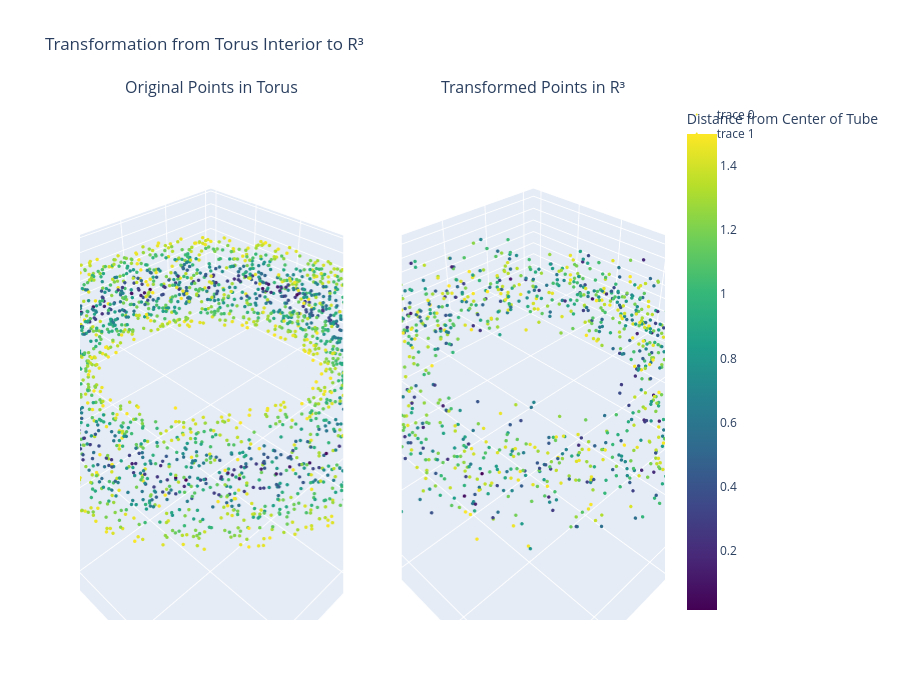

The code cell stored with this chart in its notebook:
### Code cell
import numpy as np
import plotly.graph_objects as go
from plotly.subplots import make_subplots

def map_torus_to_r3(point, inner_radius_a, outer_radius_b):
    """
    Maps a point from the interior of a torus to R^3.
    (This is the same function as in the previous examples)
    """
    x, y, z = point
    R = (inner_radius_a + outer_radius_b) / 2.0
    r = (outer_radius_b - inner_radius_a) / 2.0

    r_xy = np.sqrt(x**2 + y**2)
    if r_xy == 0:
        C = np.array([R, 0, 0])
    else:
        C = np.array([R * x / r_xy, R * y / r_xy, 0])

    P = np.array([x, y, z])
    V = P - C
    s = np.linalg.norm(V)

    if s == 0:
        return P

    # If point is on or outside the boundary, it maps to infinity.
    # We will exclude these points from the plot for practical visualization.
    if s >= r:
        return np.array([np.nan, np.nan, np.nan])

    s_prime = np.tan((np.pi / 2) * (s / r))
    P_prime = C + s_prime * (V / s)

    return P_prime

def generate_torus_points(num_points, inner_radius_a, outer_radius_b):
    """Generates random points uniformly distributed inside a torus."""
    R = (inner_radius_a + outer_radius_b) / 2.0
    r = (outer_radius_b - inner_radius_a) / 2.0
    
    points = []
    while len(points) < num_points:
        # Generate points in a bounding box and reject those outside the torus
        x = np.random.uniform(-(R + r), R + r)
        y = np.random.uniform(-(R + r), R + r)
        z = np.random.uniform(-r, r)
        
        # Check if the point is inside the torus
        s = np.sqrt((np.sqrt(x**2 + y**2) - R)**2 + z**2)
        if s < r:
            points.append([x, y, z])
            
    return np.array(points)

# --- Main Execution ---

# 1. Define Torus Geometry and Number of Points
a = 3.0  # Inner radius
b = 6.0  # Outer radius
num_points = 3000

# 2. Generate Original Points
original_points = generate_torus_points(num_points, a, b)

# 3. Transform the Points
transformed_points = np.array([map_torus_to_r3(p, a, b) for p in original_points])

# Use the distance from the central circle (s) for coloring to better show the expansion
R_major = (a + b) / 2.0
s_distances = np.sqrt((np.sqrt(original_points[:,0]**2 + original_points[:,1]**2) - R_major)**2 + original_points[:,2]**2)
cond = s_distances < 1
print(cond.sum())
# 4. Create the Plotly Figure
fig = make_subplots(
    rows=1, cols=2,
    specs=[[{'type': 'scatter3d'}, {'type': 'scatter3d'}]],
    subplot_titles=('Original Points in Torus', 'Transformed Points in R³')
)

# --- First Plot: Original Torus Points ---
fig.add_trace(
    go.Scatter3d(
        x=original_points[:, 0],
        y=original_points[:, 1],
        z=original_points[:, 2],
        mode='markers',
        marker=dict(
            size=2,
            color=s_distances,  # Color by distance from the central axis
            colorscale='Viridis',
            colorbar=dict(title='Distance from Center of Tube'),
            showscale=True
        )
    ),
    row=1, col=1
)

# --- Second Plot: Transformed R3 Points ---
fig.add_trace(
    go.Scatter3d(
        x=transformed_points[cond, 0],
        y=transformed_points[cond, 1],
        z=transformed_points[cond, 2],
        mode='markers',
        marker=dict(
            size=2,
            color=s_distances,  # Use the same color scale
            colorscale='Viridis',
            showscale=False # Color bar is already shown
        )
    ),
    row=1, col=2
)

# --- Update Layout and Scene Properties ---
fig.update_layout(
    title_text='Transformation from Torus Interior to R³',
    height=700,
    # Make the torus plot have a correct aspect ratio
    scene1=dict(
        xaxis_title='X', yaxis_title='Y', zaxis_title='Z',
        aspectmode='data' # This ensures the torus is not distorted
    ),
    scene2=dict(
        xaxis_title='X', yaxis_title='Y', zaxis_title='Z',
        aspectmode='auto' # The R3 plot can auto-scale
    )
)

fig.show()

### Figure 1 — Plotly figure (JSON) as saved in the notebook; plotly's stock layout.template omitted (floating-point values rounded to 4 significant figures; data arrays with more than 128 entries replaced by an {"elided": "..."} marker saying what was removed)
{"data": [{"marker": {"color": {"elided": "3000 float values"}, "colorbar": {"title": {"text": "Distance from Center of Tube"}}, "colorscale": [[0, "#440154"], [0.1111, "#482878"], [0.2222, "#3e4989"], [0.3333, "#31688e"], [0.4444, "#26828e"], [0.5556, "#1f9e89"], [0.6667, "#35b779"], [0.7778, "#6ece58"], [0.8889, "#b5de2b"], [1, "#fde725"]], "showscale": true, "size": 2}, "mode": "markers", "scene": "scene", "type": "scatter3d", "x": {"elided": "3000 float values"}, "y": {"elided": "3000 float values"}, "z": {"elided": "3000 float values"}}, {"marker": {"color": {"elided": "3000 float values"}, "colorscale": [[0, "#440154"], [0.1111, "#482878"], [0.2222, "#3e4989"], [0.3333, "#31688e"], [0.4444, "#26828e"], [0.5556, "#1f9e89"], [0.6667, "#35b779"], [0.7778, "#6ece58"], [0.8889, "#b5de2b"], [1, "#fde725"]], "showscale": false, "size": 2}, "mode": "markers", "scene": "scene2", "type": "scatter3d", "x": {"elided": "1308 float values"}, "y": {"elided": "1308 float values"}, "z": {"elided": "1308 float values"}}], "layout": {"annotations": [{"font": {"size": 16}, "showarrow": false, "text": "Original Points in Torus", "x": 0.225, "xanchor": "center", "xref": "paper", "y": 1, "yanchor": "bottom", "yref": "paper"}, {"font": {"size": 16}, "showarrow": false, "text": "Transformed Points in R³", "x": 0.775, "xanchor": "center", "xref": "paper", "y": 1, "yanchor": "bottom", "yref": "paper"}], "height": 700, "scene": {"aspectmode": "data", "domain": {"x": [0, 0.45], "y": [0, 1]}, "xaxis": {"title": {"text": "X"}}, "yaxis": {"title": {"text": "Y"}}, "zaxis": {"title": {"text": "Z"}}}, "scene2": {"aspectmode": "auto", "domain": {"x": [0.55, 1], "y": [0, 1]}, "xaxis": {"title": {"text": "X"}}, "yaxis": {"title": {"text": "Y"}}, "zaxis": {"title": {"text": "Z"}}}, "title": {"text": "Transformation from Torus Interior to R³"}}}
